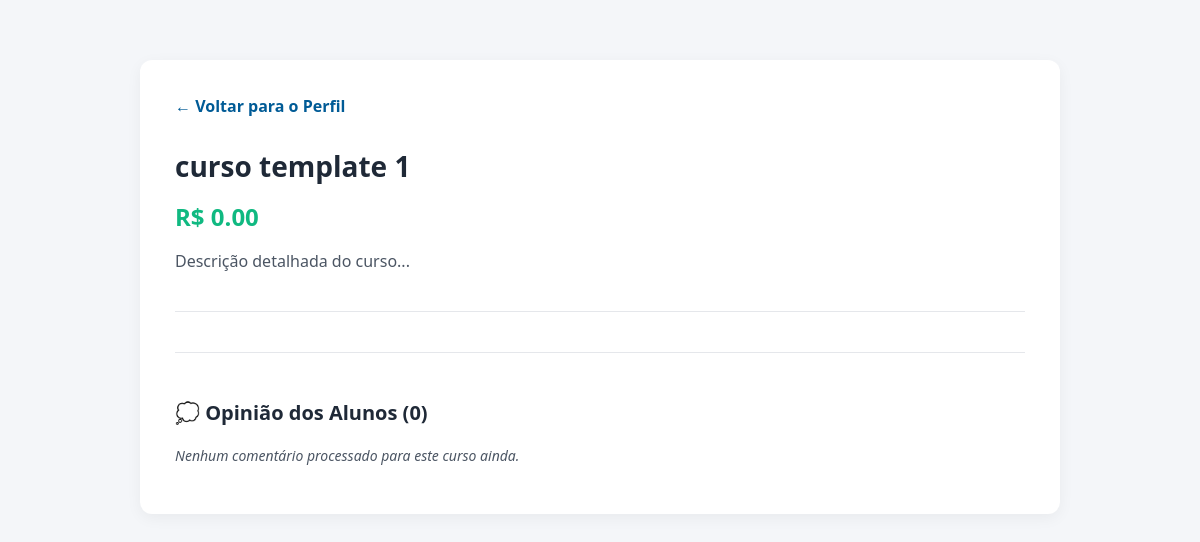
The app's page /curso/1/ with its own data.
### cursos/models.py (models this page shows, shortened)
class Curso(models.Model):
    nome = models.CharField(max_length=200)
    imagem = models.ImageField(upload_to='cursos_imagens/')
    resumo = models.CharField(max_length=250, default="Resumo do curso...")
    descricao = models.TextField(default="Descrição detalhada do curso...")
    preco = models.DecimalField(max_digits=6, decimal_places=2, default=0.00)

### cursos/views.py (the view, shortened to what this page needs)
# urls.py: path('curso/<int:curso_id>/', views.DetalheCursoView.as_view(), name='detalhe_curso'),
class DetalheCursoView(View):
    def get(self, request, curso_id):
        curso = get_object_or_404(Curso, id=curso_id)
        inscricao = None
        pensamentos_publicos = Inscricao.objects.filter(
            curso=curso,
            status='concluido'
        ).exclude(pensamento__isnull=True).exclude(pensamento='')
        return render(request, 'cursos/detalhe_curso.html', {
            'curso': curso,
            'inscricao': inscricao,
            'pensamentos_publicos': pensamentos_publicos
        })

### cursos/templates/cursos/detalhe_curso.html (shortened to what this page needs)
<!DOCTYPE html>
<html lang="pt-br">
<head>
</head>
<body>
    <div class="container">
        <a href="{% url 'perfil' %}" class="voltar">← Voltar para o Perfil</a>
        <h1>{{ curso.nome }}</h1>
        <div class="preco">R$ {{ curso.preco }}</div>
        <div class="descricao">
            <p>{{ curso.descricao }}</p>
        </div>
        <div class="secao-comentarios">
            <h2>💭 Opinião dos Alunos ({{ pensamentos_publicos.count }})</h2>
            {% for p in pensamentos_publicos %}
                <div class="card-comentario">
                    <p class="autor-comentario">👤 {{ p.usuario.username }} <span class="nota-comentario">— ⭐ {{ p.nota }}/10</span></p>
                    <p class="texto-comentario">"{{ p.pensamento }}"</p>
                </div>
            {% empty %}
                <p style="color: var(--text-secondary); font-style: italic; font-size: 14px;">Nenhum comentário processado para este curso ainda.</p>
            {% endfor %}
        </div>
    </div>
</body>
</html>

### cursos/templates/cursos/detalhe_curso.html (style rules this page uses)
:root { --primary: #005b96; --primary-hover: #00416d; --background: #f4f6f9; --surface: #ffffff; --text: #1f2937; --text-secondary: #4b5563; --border: #e5e7eb; }
body { font-family: 'Segoe UI', Tahoma, Geneva, Verdana, sans-serif; background-color: var(--background); color: var(--text); margin: 0; padding: 20px; }
.container { max-width: 850px; margin: 40px auto; background: var(--surface); padding: 35px; border-radius: 12px; box-shadow: 0 4px 15px rgba(0,0,0,0.05); }
.voltar { text-decoration: none; color: var(--primary); font-weight: 600; display: inline-block; margin-bottom: 20px; }
h1 { color: var(--text); margin: 10px 0; font-size: 28px; }
.preco { font-size: 24px; color: #10b981; font-weight: 700; margin: 15px 0; }
.descricao { font-size: 16px; color: var(--text-secondary); line-height: 1.6; margin-bottom: 30px; border-bottom: 1px solid var(--border); padding-bottom: 20px; }
.secao-comentarios { margin-top: 40px; padding-top: 30px; border-top: 1px solid var(--border); }
.secao-comentarios h2 { font-size: 20px; color: var(--text); margin-bottom: 20px; }

### records on screen
Curso: nome "curso template 1", preco "0.00", descricao "Descrição detalhada do curso..."

### other values on screen
{{ pensamentos_publicos.count }} "0"
